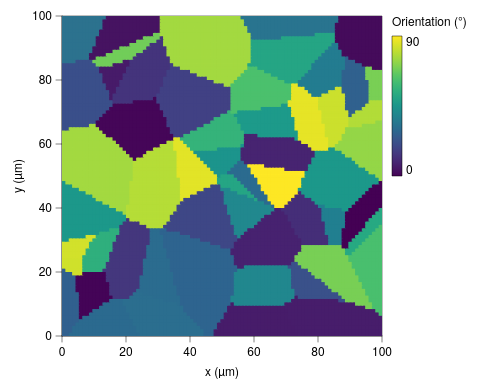

Here is the Vega-Lite specification saved for this chart:
### Vega-Lite specification from a JSON file in a GitHub repository (floating-point values rounded to 4 significant figures; data arrays with more than 128 entries replaced by an {"elided": "..."} marker saying what was removed)
{"background": null, "config": {"arc": {"fill": "#DBDBDB", "fillOpacity": 1.0, "innerRadius": 40.0, "padAngle": 0.03, "stroke": "black", "strokeOpacity": 1, "strokeWidth": 0.25}, "area": {"fill": "#DBDBDB", "fillOpacity": 1.0, "stroke": "black", "strokeOpacity": 1, "strokeWidth": 0.25}, "axis": {"domain": true, "domainCap": "round", "domainColor": "black", "domainWidth": 0.25, "grid": false, "gridCap": "round", "gridColor": "#F1F1F1", "gridDash": [0, 0], "gridOpacity": 1.0, "gridWidth": 0.25, "labelColor": "black", "labelFont": "Helvetica Neue, HelveticaNeue, Helvetica, Arial, sans-serif", "labelFontSize": 6, "labelFontStyle": "normal", "labelFontWeight": 400, "offset": 0, "ticks": true, "tickCap": "round", "tickColor": "black", "tickRound": false, "tickSize": 3.0, "tickWidth": 0.25, "titleColor": "black", "titleFont": "Helvetica Neue, HelveticaNeue, Helvetica, Arial, sans-serif", "titleFontSize": 6, "titleFontStyle": "normal", "titleFontWeight": 400}, "axisX": {"domain": true, "labelAlign": "center", "labelAngle": 0, "labels": true, "ticks": true, "translate": 0}, "axisY": {"domain": true, "labelAlign": "right", "labelAngle": 0, "labels": true, "ticks": true, "translate": 0}, "axisRight": {"domain": true, "labelAlign": "left", "labelAngle": 0, "labels": true, "ticks": true, "translate": 0}, "axisTop": {"domain": true, "labelAlign": "center", "labelAngle": 0, "labels": true, "ticks": true, "translate": 0}, "axisBand": {"tickOffset": 0}, "bar": {"fill": "#DBDBDB", "fillOpacity": 1.0, "stroke": "black", "strokeOpacity": 1, "strokeWidth": 0.25}, "boxplot": {"size": 14.4, "ticks": {"cornerRadius": 0.25, "fill": "black", "opacity": 1, "size": 7.2, "thickness": 0.25}, "box": {"fillOpacity": 1.0, "stroke": "black", "strokeOpacity": 1, "strokeWidth": 0.25}, "median": {"cornerRadius": 0, "fill": "black", "fillOpacity": 1.0, "opacity": 1, "size": 14.4, "thickness": 0.25}, "rule": {"fill": "black", "fillOpacity": 1.0, "size": 16.0, "stroke": "black", "strokeDash": [0, 0], "strokeOpacity": 1, "strokeWidth": 0.25}, "outliers": {"color": "black", "fill": "black", "fillOpacity": 1.0, "size": 0, "stroke": "black", "strokeOpacity": 1, "strokeWidth": 0.25}}, "circle": {"fill": "black", "fillOpacity": 1.0, "size": 2.0, "stroke": null, "strokeOpacity": 1, "strokeWidth": 0.25}, "errorband": {"band": {"fillOpacity": 0.6, "stroke": null, "strokeWidth": 0.25, "strokeOpacity": 1}, "borders": {"opacity": 0, "strokeOpacity": 1, "strokeWidth": 0.25}}, "errorbar": {"opacity": 1, "rule": {"strokeDash": [0, 0], "strokeWidth": 0.25}, "ticks": {"color": "black", "cornerRadius": 0.125, "opacity": 1, "size": 9.6, "thickness": 0.25}, "thickness": 0.25}, "font": "Helvetica Neue, HelveticaNeue, Helvetica, Arial, sans-serif", "geoshape": {"fill": "#DBDBDB", "fillOpacity": 1.0, "stroke": "black", "strokeOpacity": 1, "strokeWidth": 0.25}, "header": {"labelColor": "black", "labelFont": "Helvetica Neue, HelveticaNeue, Helvetica, Arial, sans-serif", "labelFontSize": 6, "labelFontStyle": "normal", "labelFontWeight": 400, "titleColor": "black", "titleFont": "Helvetica Neue, HelveticaNeue, Helvetica, Arial, sans-serif", "titleFontSize": 6, "titleFontStyle": "normal", "titleFontWeight": 400, "titlePadding": 0}, "legend": {"disable": false, "offset": 4.5, "titlePadding": 4, "labelOffset": 2, "gradientLabelOffset": 2, "columnPadding": 4, "rowPadding": 2, "gradientThickness": 5, "gradientOpacity": 1.0, "gradientStrokeColor": "black", "gradientStrokeWidth": 0.25, "labelColor": "black", "labelFont": "Helvetica Neue, HelveticaNeue, Helvetica, Arial, sans-serif", "labelFontSize": 6, "labelFontStyle": "normal", "labelFontWeight": 400, "strokeColor": "black", "strokeWidth": 0, "symbolSize": 36, "symbolStrokeColor": "black", "symbolStrokeWidth": 0.25, "titleColor": "black", "titleFont": "Helvetica Neue, HelveticaNeue, Helvetica, Arial, sans-serif", "titleFontSize": 6, "titleFontStyle": "normal", "titleFontWeight": 400}, "line": {"color": "black", "stroke": "black", "strokeCap": "butt", "strokeDash": [0, 0], "strokeOpacity": 1, "strokeWidth": 0.5}, "point": {"filled": true, "fill": "#DBDBDB", "fillOpacity": 1.0, "size": 8.0, "stroke": "black", "strokeOpacity": 1, "strokeWidth": 0.25}, "range": {"category": ["#9D9D9D", "#28287D", "#004225", "#47266F", "#00605D", "#DBDBDB", "#7983C1", "#6E927B", "#937FB4", "#699A97"], "diverging": {"scheme": ["#4F4265", "#6A5C82", "#85789D", "#A196B7", "#BDB5CE", "#D8D6DD", "#F6F6F6", "#CED8D7", "#9DBFBD", "#75A3A0", "#518683", "#326967", "#164D4B"]}, "heatmap": {"scheme": ["#440154", "#472270", "#433E82", "#38598C", "#2C728E", "#238A8D", "#24A086", "#39B578", "#5DC862", "#96D646", "#CAE02D", "#FDE724"]}, "ordinal": {"scheme": ["#F1F1F1", "#DBDBDB", "#C6C6C6", "#B2B2B2", "#9D9D9D", "#898989", "#767676", "#636363", "#515151", "#404040", "#2F2F2F", "#1F1F1F"]}, "ramp": {"scheme": ["#440154", "#472270", "#433E82", "#38598C", "#2C728E", "#238A8D", "#24A086", "#39B578", "#5DC862", "#96D646", "#CAE02D", "#FDE724"]}}, "rule": {"color": "black", "stroke": "black", "strokeCap": "round", "strokeDash": [2, 2], "strokeOpacity": 1, "strokeWidth": 0.25}, "scale": {"barBandPaddingInner": 0.1, "rectBandPaddingInner": 0, "tickBandPaddingInner": 0.1, "bandPaddingOuter": 0.1, "bandWithNestedOffsetPaddingInner": 0.2, "bandWithNestedOffsetPaddingOuter": 0.2, "offsetBandPaddingInner": 0, "offsetBandPaddingOuter": 0, "round": false}, "rect": {"fill": "#DBDBDB", "fillOpacity": 1.0, "stroke": "black", "strokeOpacity": 1, "strokeWidth": 0.25}, "square": {"fill": "#DBDBDB", "fillOpacity": 1.0, "size": 16.0, "stroke": "black", "strokeOpacity": 1, "strokeWidth": 0.25}, "text": {"color": "black", "font": "Helvetica Neue, HelveticaNeue, Helvetica, Arial, sans-serif", "fontSize": 6, "fontStyle": "normal", "fontWeight": 400}, "tick": {"color": "black", "cornerRadius": 0.125, "opacity": 1.0, "size": 14.4, "thickness": 0.25}, "title": {"anchor": "middle", "frame": "group", "color": "black", "font": "Helvetica Neue, HelveticaNeue, Helvetica, Arial, sans-serif", "fontSize": 6, "fontStyle": "normal", "fontWeight": 400, "subtitleColor": "black", "subtitleFont": "Helvetica Neue, HelveticaNeue, Helvetica, Arial, sans-serif", "subtitleFontSize": 6, "subtitleFontStyle": "normal", "subtitleFontWeight": 400}, "trail": {"color": "black", "opacity": 1, "size": 0.5}, "view": {"continuousWidth": 160, "continuousHeight": 160, "discreteWidth": 160, "discreteHeight": 160, "fill": null, "stroke": "black", "strokeWidth": 0.25}}, "data": {"name": "data-fc9f28f2a02f928780cb79246fd1f2eb"}, "mark": {"type": "rect", "clip": true, "stroke": null}, "encoding": {"color": {"field": "theta", "title": "Orientation (°)", "type": "quantitative", "legend": {"gradientLength": 70.0}}, "x": {"field": "x0", "scale": {"domain": [0, 100], "nice": false}, "title": "x (µm)", "type": "quantitative"}, "x2": {"field": "x1"}, "y": {"field": "y0", "scale": {"domain": [0, 100], "nice": false}, "title": "y (µm)", "type": "quantitative"}, "y2": {"field": "y1"}}, "$schema": "https://vega.github.io/schema/vega-lite/v6.4.1.json", "datasets": {"data-fc9f28f2a02f928780cb79246fd1f2eb": {"elided": "9025 records"}}}
